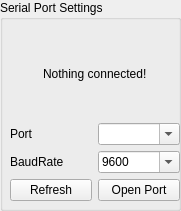
  <widget class="QGroupBox" name="ser_groupBox_st">
   <property name="geometry">
    <rect>
     <x>610</x>
     <y>10</y>
     <width>181</width>
     <height>211</height>
    </rect>
   </property>
   <property name="title">
    <string>Serial Port Settings</string>
   </property>
   <widget class="QWidget" name="verticalLayoutWidget_3">
    <property name="geometry">
     <rect>
      <x>10</x>
      <y>30</y>
      <width>170</width>
      <height>171</height>
     </rect>
    </property>
    <layout class="QVBoxLayout" name="verticalLayout_10">
     <item>
      <layout class="QHBoxLayout" name="horizontalLayout_9">
       <item>
        <spacer name="horizontalSpacer_18">
         <property name="orientation">
          <enum>Qt::Horizontal</enum>
         </property>
         <property name="sizeHint" stdset="0">
          <size>
           <width>40</width>
           <height>20</height>
          </size>
         </property>
        </spacer>
       </item>
       <item>
        <widget class="QLabel" name="serst_label_msg">
         <property name="text">
          <string>Nothing connected!</string>
         </property>
        </widget>
       </item>
       <item>
        <spacer name="horizontalSpacer_25">
         <property name="orientation">
          <enum>Qt::Horizontal</enum>
         </property>
         <property name="sizeHint" stdset="0">
          <size>
           <width>40</width>
           <height>20</height>
          </size>
         </property>
        </spacer>
       </item>
      </layout>
     </item>
     <item>
      <layout class="QGridLayout" name="gridLayout_6">
       <item row="1" column="0">
        <widget class="QLabel" name="serst_label_baud">
         <property name="text">
          <string>BaudRate</string>
         </property>
        </widget>
       </item>
       <item row="0" column="0">
        <widget class="QLabel" name="serst_label_port">
         <property name="text">
          <string>Port</string>
         </property>
        </widget>
       </item>
       <item row="0" column="1">
        <widget class="QComboBox" name="serst_cobx_port">
         <property name="editable">
          <bool>true</bool>
         </property>
        </widget>
       </item>
       <item row="1" column="1">
        <widget class="QComboBox" name="serst_cobx_baud">
         <property name="editable">
          <bool>true</bool>
         </property>
         <item>
          <property name="text">
           <string>9600</string>
          </property>
         </item>
         <item>
          <property name="text">
           <string>115200</string>
          </property>
         </item>
         <item>
          <property name="text">
           <string>230400</string>
          </property>
         </item>
         <item>
          <property name="text">
           <string>460800</string>
          </property>
         </item>
        </widget>
       </item>
      </layout>
     </item>
     <item>
      <layout class="QHBoxLayout" name="horizontalLayout_16">
       <item>
        <widget class="QPushButton" name="serst_btn_refresh">
         <property name="text">
          <string>Refresh</string>
         </property>
        </widget>
       </item>
       <item>
        <widget class="QPushButton" name="serst_btn_con">
         <property name="text">
          <string>Open Port</string>
         </property>
        </widget>
       </item>
      </layout>
     </item>
    </layout>
   </widget>
  </widget>
